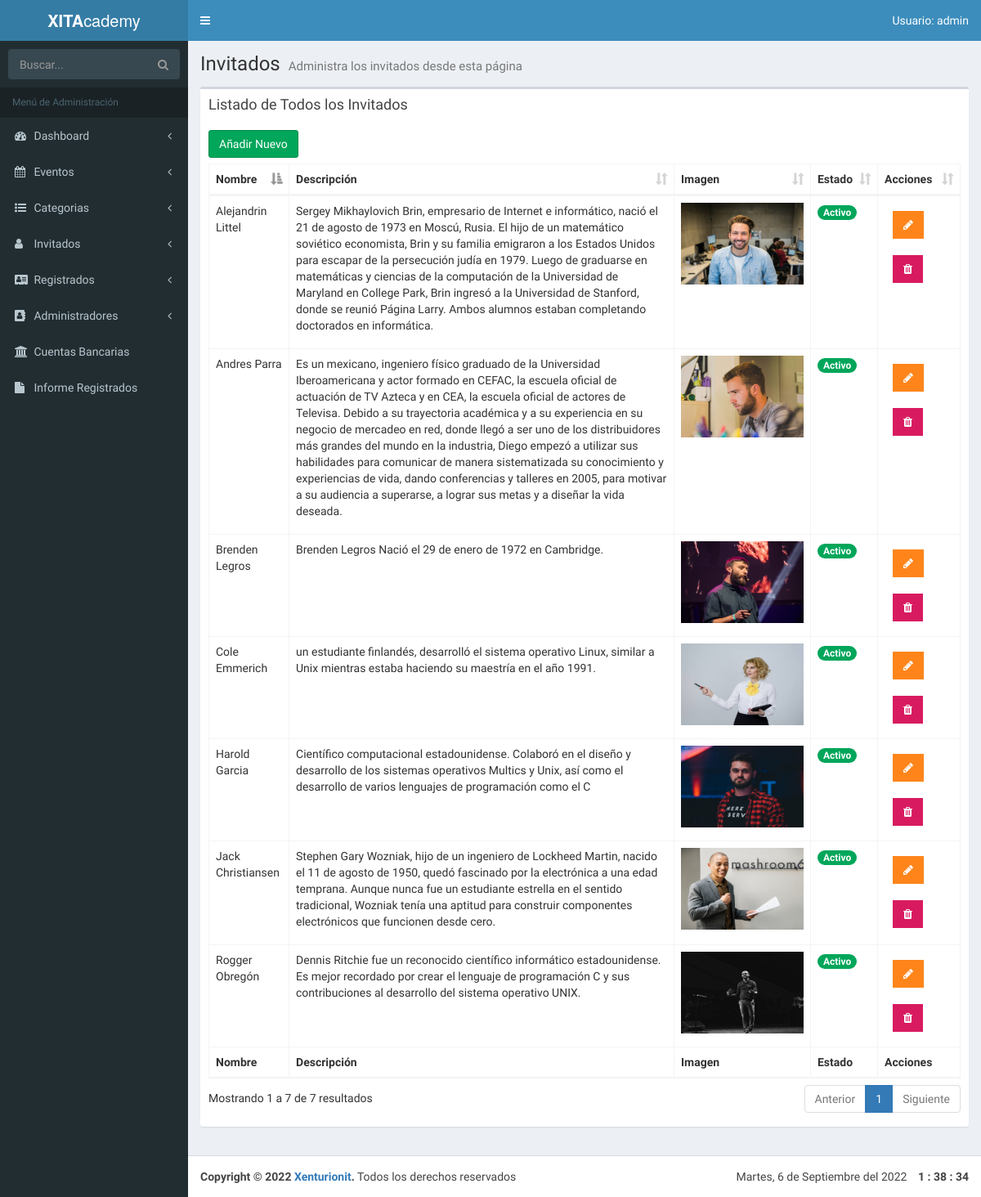
The app's page /admin/lista-invitados.php (signed in) with its own data.
### tables this page shows
CREATE TABLE `invitados` (
  `invitado_id` tinyint(4) NOT NULL AUTO_INCREMENT,
  `nombre_invitado` varchar(30) NOT NULL,
  `apellido_invitado` varchar(30) NOT NULL,
  `descripcion` text NOT NULL,
  `url_imagen` varchar(50) NOT NULL,
  `editado` datetime NOT NULL,
  `url_linkedin` varchar(200) DEFAULT NULL,
  `url_twitter` varchar(200) DEFAULT NULL,
  `url_instagram` varchar(200) DEFAULT NULL,
  `estado_invitado` tinyint(1) DEFAULT NULL,
  PRIMARY KEY (`invitado_id`)
);

### admin/lista-invitados.php (the view, shortened to what this page needs)
<?php
include_once 'funciones/funciones.php';
include_once 'templates/header.php'; ?>
<body class="hold-transition skin-blue fixed sidebar-mini">
<div class="wrapper">
    <?php include_once 'templates/barra.php'; ?>
    <?php include_once 'templates/navegacion.php'; ?>
    <div class="content-wrapper">
        <section class="content-header">
            <h1>
                Invitados
                <small>Administra los invitados desde esta página</small>
            </h1>
        </section>
        <section class="content">
            <div class="row">
                <div class="col-xs-12">
                    <div class="box">
                        <div class="box-header">
                            <h3 class="box-title">Listado de Todos los Invitados</h3>
                        </div>
                        <div class="box-body">
                            <a href="nuevo-invitado.php" class="btn btn-success">Añadir Nuevo</a>
                            <table id="registros" class="table table-bordered table-hover">
                                <thead>
                                <tr>
                                    <th>Nombre</th>
                                    <th>Descripción</th>
                                    <th>Imagen</th>
                                    <th>Estado</th>
                                    <?php if ($_SESSION['nivel'] == 1): ?>
                                        <th>Acciones</th>
                                    <?php endif; ?>
                                </tr>
                                </thead>
                                <tbody>
                                <?php
                                try {
                                    $sql = "SELECT * FROM invitados WHERE estado_invitado = 1";
                                    $resultado = $conn->query($sql);
                                } catch (Exception $e) {
                                    $error = $e->getMessage();
                                }
                                while ($invitado = $resultado->fetch_assoc()) { ?>
                                    <tr>
                                        <td><?php echo $invitado['nombre_invitado'] . " " . $invitado['apellido_invitado']; ?></td>
                                        <td><p><?php echo $invitado['descripcion']; ?></p></td>
                                        <td>
                                            <?php if (($invitado['url_imagen'])) { ?>
                                                <img src="../img/invitados/<?php echo $invitado['url_imagen']; ?>"
                                                     width="150" height="100">
                                            <?php } ?>
                                        </td>
                                        <td>
                                            <?php
                                            $estado = $invitado['estado_invitado'];
                                            if ($estado == 1):
                                                echo ' ' . '<span class="badge bg-green">Activo</span>';
                                            else:
                                                echo ' ' . '<span class="badge bg-red">Inactivo</span>';
                                            endif;
                                            ?>
                                        </td>
                                        <?php if ($_SESSION['nivel'] == 1): ?>
                                            <td>
                                                <a href="editar-invitado.php?id=<?php echo $invitado['invitado_id']; ?>"
                                                   type="button" class="btn bg-orange btn-flat margin">
                                                    <i class="fa fa-pencil" aria-hidden="true"></i></a>
                                                <a href="#" data-id="<?php echo $invitado['invitado_id']; ?>"
                                                   data-tipo="invitado" type="button"
                                                   class="btn bg-maroon btn-flat margin borrar_registro">
                                                    <i class="fa fa-trash" aria-hidden="true"></i></a>
                                            </td>
                                        <?php endif; ?>
                                    </tr>
                                <?php } ?>
                                </tbody>
                                <tfoot>
                                <tr>
                                    <th>Nombre</th>
                                    <th>Descripción</th>
                                    <th>Imagen</th>
                                    <th>Estado</th>
                                    <?php if ($_SESSION['nivel'] == 1): ?>
                                        <th>Acciones</th>
                                    <?php endif; ?>
                                </tr>
                                </tfoot>
                            </table>
                        </div>
                    </div>
                </div>
            </div>
        </section>
    </div>
    <?php
    include_once 'templates/footer.php';
    include_once 'templates/footer-scripts.php';
    ?>

### records on screen
invitados: nombre_invitado "Rogger", apellido_invitado "Obregón", descripcion "Dennis Ritchie fue un reconocido científico informático estadounidense. Es mejor recordado por crear el lenguaje de programación C y sus contribuciones al desarrollo del sistema operativo UNIX.", url_imagen (picture), estado_invitado "Activo"
invitados: nombre_invitado "Cole", apellido_invitado "Emmerich", descripcion "un estudiante finlandés, desarrolló el sistema operativo Linux, similar a Unix mientras estaba haciendo su maestría en el año 1991.", url_imagen (picture), estado_invitado "Activo"
invitados: nombre_invitado "Brenden", apellido_invitado "Legros", descripcion "Brenden Legros Nació el 29 de enero de 1972 en Cambridge.", url_imagen (picture), estado_invitado "Activo"
invitados: nombre_invitado "Jack", apellido_invitado "Christiansen", descripcion "Stephen Gary Wozniak, hijo de un ingeniero de Lockheed Martin, nacido el 11 de agosto de 1950, quedó fascinado por la electrónica a una edad temprana. Aunque nunca fue un estudiante estrella en el sentido tradicional, Wozniak tenía una aptitud para construir componentes electrónicos que funcionen desde cero.", url_imagen (picture), estado_invitado "Activo"
invitados: nombre_invitado "Harold", apellido_invitado "Garcia", descripcion "Científico computacional estadounidense. Colaboró en el diseño y desarrollo de los sistemas operativos Multics y Unix, así como el desarrollo de varios lenguajes de programación como el C", url_imagen (picture), estado_invitado "Activo"
invitados: nombre_invitado "Alejandrin", apellido_invitado "Littel", descripcion "Sergey Mikhaylovich Brin, empresario de Internet e informático, nació el 21 de agosto de 1973 en Moscú, Rusia. El hijo de un matemático soviético economista, Brin y su familia emigraron a los Estados Unidos para escapar de la persecución judía en 1979. Luego de graduarse en matemáticas y ciencias de la computación de la Universidad de Maryland en College Park, Brin ingresó a la Universidad de Stanford, donde se reunió Página Larry. Ambos alumnos estaban completando doctorados en informática.", url_imagen (picture), estado_invitado "Activo"
invitados: nombre_invitado "Andres", apellido_invitado "Parra", descripcion "Es un mexicano, ingeniero físico graduado de la Universidad Iberoamericana y actor formado en CEFAC, la escuela oficial de actuación de TV Azteca y en CEA, la escuela oficial de actores de Televisa. Debido a su trayectoria académica y a su experiencia en su negocio de mercadeo en red, donde llegó a ser uno de los distribuidores más grandes del mundo en la industria, Diego empezó a utilizar sus habilidades para comunicar de manera sistematizada su conocimiento y experiencias de vida, dando conferencias y talleres en 2005, para motivar a su audiencia a superarse, a lograr sus metas y a diseñar la vida deseada.", url_imagen (picture), estado_invitado "Activo"

### other values on screen
$usuario "admin"
